Frame 1 (no input): blank canvas, image omitted
Frame 60 (the mouse pressed at the canvas centre just before this capture): blank canvas, image omitted
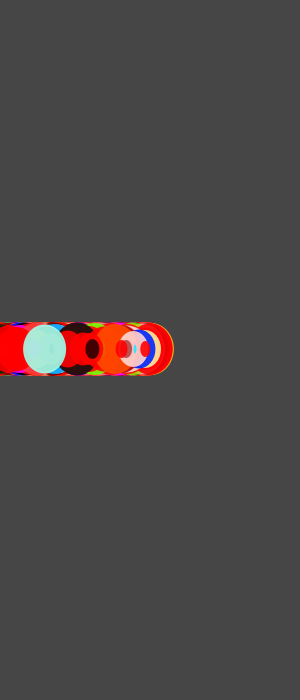
Frame 120 (the mouse held since frame 60 and released just before this capture)

The Processing sketch whose frames 1 and 60 were blank and that drew this single picture after the mouse press (run headless with seeded random() and noise(); from frame 60 on, the mouse is pressed at the canvas centre):

// Processing sketch: processing_121357
// ── processing_121357.pde

/* OpenProcessing Tweak of *@*http://www.openprocessing.org/sketch/85162*@* */
/* !do not delete the line above, required for linking your tweak if you upload again */
int num_part = 320;
hibana[] cuties = new hibana[num_part];
Boolean isSetup = false;

void setup() {
  size(300, 700);
  background(70);
  colorMode(HSB, 100);
  

 smooth();
}


void draw() {
  if (mousePressed) {
    for (int i=0; i<num_part; i++) {
      cuties[i] = new hibana(mouseX, mouseY);
    }
    isSetup = true;
  }
  if (isSetup == true) {
    for (int i = 0; i<num_part; i++) {
      cuties[i].update();
  
      
    }
  }
}


//hibana no sekkeizu
class hibana {
  float x_pos;
  float y_pos;
  float x_speed;
  float y_speed;
  int w;
  //int c;

  hibana(int x, int y) {
    x_pos = x;
    y_pos = y;
    x_speed = random(-300,1);
    y_speed = random(-1,-5);
    w = int( random(50) );
  }

  void update() {
    x_pos = x_pos + x_speed;
    y_pos = y_pos + y_speed;
    y_speed -= -0.1;

    //c = (int)random(255); 
    fill(random(1,320),random(1,360) ,random(1,360),90);
    noStroke();
    ellipse(x_pos, y_pos, w-2, w+4);
  }
}

void reset(){
background(100);
}

void keyPressed(){
  reset();
}
